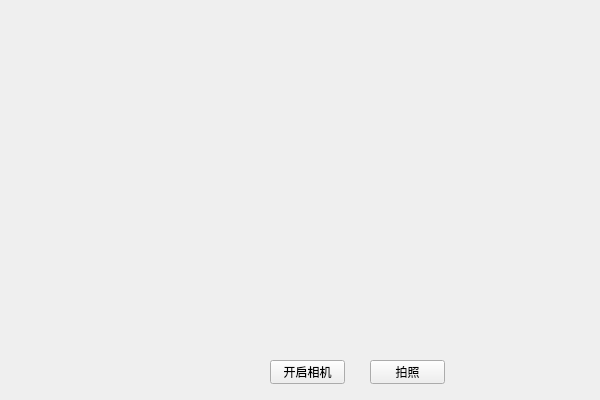
<?xml version="1.0" encoding="UTF-8"?>
<ui version="4.0">
 <class>Widget</class>
 <widget class="QWidget" name="Widget">
  <property name="geometry">
   <rect>
    <x>0</x>
    <y>0</y>
    <width>600</width>
    <height>400</height>
   </rect>
  </property>
  <property name="windowTitle">
   <string>Widget</string>
  </property>
  <widget class="QPushButton" name="pushButton">
   <property name="geometry">
    <rect>
     <x>270</x>
     <y>360</y>
     <width>75</width>
     <height>24</height>
    </rect>
   </property>
   <property name="text">
    <string>开启相机</string>
   </property>
  </widget>
  <widget class="QPushButton" name="pushButton_2">
   <property name="geometry">
    <rect>
     <x>370</x>
     <y>360</y>
     <width>75</width>
     <height>24</height>
    </rect>
   </property>
   <property name="text">
    <string>拍照</string>
   </property>
  </widget>
 </widget>
 <resources/>
 <connections/>
</ui>
